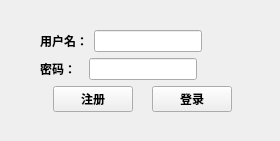
<?xml version="1.0" encoding="UTF-8"?>
<ui version="4.0">
 <class>Login</class>
 <widget class="QWidget" name="Login">
  <property name="geometry">
   <rect>
    <x>0</x>
    <y>0</y>
    <width>280</width>
    <height>141</height>
   </rect>
  </property>
  <property name="sizePolicy">
   <sizepolicy hsizetype="Preferred" vsizetype="Preferred">
    <horstretch>0</horstretch>
    <verstretch>0</verstretch>
   </sizepolicy>
  </property>
  <property name="minimumSize">
   <size>
    <width>280</width>
    <height>141</height>
   </size>
  </property>
  <property name="maximumSize">
   <size>
    <width>280</width>
    <height>141</height>
   </size>
  </property>
  <property name="mouseTracking">
   <bool>false</bool>
  </property>
  <property name="windowTitle">
   <string>用户登录</string>
  </property>
  <property name="windowIcon">
   <iconset resource="icons.qrc">
    <normaloff>:/icons/icons/fish-logo.bmp</normaloff>:/icons/icons/fish-logo.bmp</iconset>
  </property>
  <widget class="QWidget" name="layoutWidget">
   <property name="geometry">
    <rect>
     <x>40</x>
     <y>30</y>
     <width>194</width>
     <height>86</height>
    </rect>
   </property>
   <layout class="QFormLayout" name="formLayout">
    <item row="0" column="0">
     <layout class="QHBoxLayout" name="horizontalLayout">
      <item>
       <widget class="QLabel" name="_ul">
        <property name="font">
         <font>
          <family>宋体</family>
          <bold>true</bold>
         </font>
        </property>
        <property name="autoFillBackground">
         <bool>true</bool>
        </property>
        <property name="text">
         <string>用户名：</string>
        </property>
        <property name="wordWrap">
         <bool>true</bool>
        </property>
        <property name="indent">
         <number>0</number>
        </property>
       </widget>
      </item>
      <item>
       <widget class="QLineEdit" name="userEdit"/>
      </item>
     </layout>
    </item>
    <item row="1" column="0">
     <layout class="QHBoxLayout" name="horizontalLayout_2">
      <item>
       <widget class="QLabel" name="_pl">
        <property name="font">
         <font>
          <family>宋体</family>
          <bold>true</bold>
          <kerning>true</kerning>
         </font>
        </property>
        <property name="toolTipDuration">
         <number>0</number>
        </property>
        <property name="autoFillBackground">
         <bool>true</bool>
        </property>
        <property name="text">
         <string>密码：  </string>
        </property>
       </widget>
      </item>
      <item>
       <widget class="QLineEdit" name="pwdEdit">
        <property name="font">
         <font>
          <kerning>true</kerning>
         </font>
        </property>
        <property name="inputMethodHints">
         <set>Qt::ImhHiddenText|Qt::ImhNoAutoUppercase|Qt::ImhNoPredictiveText|Qt::ImhSensitiveData</set>
        </property>
        <property name="echoMode">
         <enum>QLineEdit::Password</enum>
        </property>
       </widget>
      </item>
     </layout>
    </item>
    <item row="2" column="0">
     <layout class="QHBoxLayout" name="horizontalLayout_3">
      <item>
       <spacer name="horizontalSpacer_2">
        <property name="orientation">
         <enum>Qt::Horizontal</enum>
        </property>
        <property name="sizeHint" stdset="0">
         <size>
          <width>13</width>
          <height>20</height>
         </size>
        </property>
       </spacer>
      </item>
      <item>
       <widget class="QPushButton" name="regBtn">
        <property name="font">
         <font>
          <family>宋体</family>
          <bold>true</bold>
         </font>
        </property>
        <property name="text">
         <string>注册</string>
        </property>
       </widget>
      </item>
      <item>
       <spacer name="horizontalSpacer">
        <property name="orientation">
         <enum>Qt::Horizontal</enum>
        </property>
        <property name="sizeHint" stdset="0">
         <size>
          <width>13</width>
          <height>20</height>
         </size>
        </property>
       </spacer>
      </item>
      <item>
       <widget class="QPushButton" name="loginBtn">
        <property name="font">
         <font>
          <family>宋体</family>
          <bold>true</bold>
         </font>
        </property>
        <property name="toolTipDuration">
         <number>3</number>
        </property>
        <property name="text">
         <string>登录</string>
        </property>
       </widget>
      </item>
      <item>
       <spacer name="horizontalSpacer_3">
        <property name="orientation">
         <enum>Qt::Horizontal</enum>
        </property>
        <property name="sizeHint" stdset="0">
         <size>
          <width>13</width>
          <height>20</height>
         </size>
        </property>
       </spacer>
      </item>
     </layout>
    </item>
   </layout>
  </widget>
 </widget>
 <resources>
  <include location="icons.qrc"/>
 </resources>
 <connections/>
</ui>
